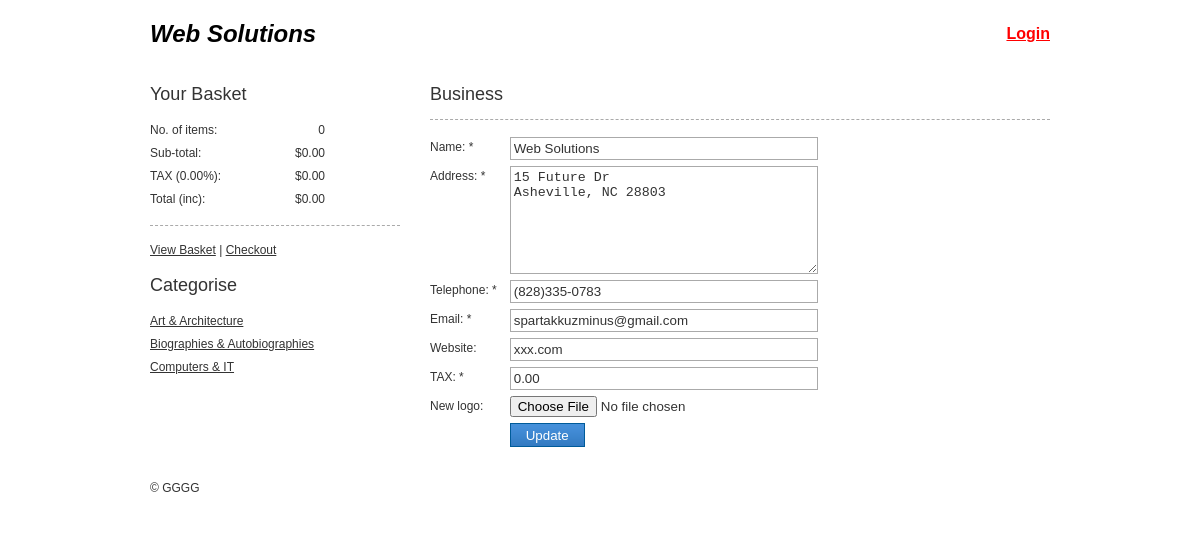
The page /admin/pages/business/edit.php on the database its author committed.
### tables this page shows
CREATE TABLE `business` (
  `id` int(11) NOT NULL,
  `name` varchar(150) NOT NULL,
  `address` text NOT NULL,
  `telephone` varchar(100) NOT NULL,
  `email` varchar(200) NOT NULL,
  `website` varchar(200) NOT NULL,
  `vat_rate` decimal(5,2) NOT NULL,
  `logocompany` varchar(50) NOT NULL
);

CREATE TABLE `categories` (
  `id` int(11) NOT NULL,
  `parent` int(11) NOT NULL DEFAULT '0',
  `name` varchar(150) NOT NULL,
  `parentPath` varchar(255) NOT NULL DEFAULT '0',
  `imageCategorie` varchar(50) DEFAULT NULL
);

### classes/Dbase.php (called while the page is built, shortened)
<?php
class Dbase{
		private static $_instance = null;
		private $_host = "localhost",
				$_user = "Qecommerce",
				$_password = "5sPy3*p",
				$_name = "qecommerce",
				$_results = null,
				$_count = null,
				$_query = null,
				$_conndb = false;
			private function __construct(){
			    try{
					$this->_conndb = new PDO('mysql:host='.$this->_host.';dbname='.$this->_name,$this->_user,$this->_password);
				}catch(PDOException $e){
					$message  = "<h1 style=\"font-size:350%;color:red;text-align:center;padding-top:5%;\">The database of website temporarily is not available...</h1>";
					die($message);
				}
			}
			public static function getInstance(){
				if(!isset(self::$_instance)){
					self::$_instance = new Dbase();
				}
				return self::$_instance;
			}
			public function query($sql,$params = array()){
				$this->_error = false;
				if($this->_query = $this->_conndb->prepare($sql)){
					if($this->_query->execute()){
						$this->_results = $this->_query->fetchAll(PDO::FETCH_OBJ);
						$this->_count = $this->_query->rowCount();
					}else{
						print_r($this->_query->errorInfo());
						$message  = "<h1 style=\"font-size:350%;color:red;text-align:center;padding-top:5%;\">Website temporarily not available.</h1>";
						die($message);
					}
				}
				return $this;
			}
			public function results(){
				if($this->count_() != 0)
					return $this->_results;
				else
					return null;
			}
			public function first(){
			if($this->count_() != 0){
					return $this->results()[0];
			}else{
					return null;
			}}
			public function count_(){
				return $this->_count;
			}
}
?>

### classes/Application.php (called while the page is built, shortened)
<?php
class Application{
	public function __construct(){
		$this->db = Dbase::getInstance();
	}
}
?>

### classes/Business.php (called while the page is built, shortened)
<?php
final class Business extends Application{
	private $_table = 'business';
	public function getBusiness(){
		$sql ="SELECT* FROM `{$this->_table}` WHERE `id` = 1";
			if(!$this->db->query($sql)->_error){
				return  $this->db->first();
			}else{
				die("Something wrong!");
			}
	}
	public function getVatRate(){
		$business = $this->getBusiness();
		return $business->vat_rate;
	}
}
?>

### classes/Login.php (called while the page is built, shortened)
<?php
class Login{
	public static function isLogged($case = null){
		return false;
	}
}
?>

### classes/Basket.php (called while the page is built, shortened)
<?php
class Basket{
	public $_inst_catalogue,
		   $_empty_basket,
		   $_vat_rate,
		   $_number_of_items,
		   $_sub_total,
		   $_vat,
		   $_total;
	public function __construct(){
			$this->_empty_basket = empty($_SESSION['basket'])? true: false;
			$objBusiness = new Business();
			$this->_vat_rate = $objBusiness->getVatRate();
	}
	public function noItems(){
		$val = 0;
		$this->_number_of_items = $val;
	}
	public function subtotal(){
		$val = 0;
		$this->_sub_total = round($val,2);
	}
	public function vat(){
		$val = 0;
		$this->_vat = round($val,2);
	}
	public function total(){
		$this->_total = round(($this->_sub_total + $this->_vat), 2);
	}
}
?>

### classes/Catalogue.php (called while the page is built, shortened)
<?php
final class Catalogue extends Application{
	private $_table = 'categories',
			$_table_2 = 'products',
			$_category = array('categories' => array(),'parent_cats' => array());
	public function getCategories(){
		$sql ="SELECT* FROM `{$this->_table}` ORDER BY `name` ASC";
			if(!$this->db->query($sql)->_error){
				return  $this->db->results();
			}else{
				die("Something wrong!");
			}
	}
}
?>

### classes/Url.php (called while the page is built, shortened)
<?php
class Url{
	public static function getParam($par){
		return isset($_GET[$par]) && $_GET[$par] != ""?
				$_GET[$par]:null;
	}
}
?>

### classes/Helper.php (called while the page is built, shortened)
<?php
class Helper {
	public static function getActive($page = null) {
		if(!empty($page)) {
			if(is_array($page)) {
				$error = array();
				foreach($page as $key => $value) {
					if(Url::getParam($key) != $value) {
						array_push($error, $key);
					}
				}
				return empty($error) ? " class=\"act\" " : null;
			}
		}
		return $page == Url::cPage() ? " class=\"act\"" : null;
	}
	public static function encodeHTML($string, $case = 2) {
		switch($case) {
			case 2:
			$pattern = '<([a-zA-Z0-9\.\, "\'_\/\-\+~=;:\(\)?&#%![\]@]+)>';
			$textMatches = preg_split('/' . $pattern . '/', $string);
			$textSanitised = array();
			foreach($textMatches as $key => $value) {
				$textSanitised[$key] = htmlentities(html_entity_decode($value, ENT_QUOTES, 'UTF-8'), ENT_QUOTES, 'UTF-8');
			}
			foreach($textMatches as $key => $value) {
				$string = str_replace($value, $textSanitised[$key], $string);
			}
			return $string;
			break;
		}
	}
}

### classes/Form.php (called while the page is built, shortened)
<?php
 class Form{
	 public function isPost($field = null) {
		if (!empty($field)) {
			return false;
		} else {
			if (!empty($_POST)) {
				return true;
			}
			return false;
		}
	}
	 public function stickyText($field, $value = null){
		if($this->isPost($field)){
			return stripslashes($this->getPost($field));
		}else{
				return !empty($value)?$value:null;
		}
	 }
 }
?>

### admin/pages/business/edit.php (the view, shortened to what this page needs)
<?php
$objBusiness = new Business();
$business = $objBusiness->getBusiness();
if (!empty($business)) {
	$objForm = new Form();
	require_once('template/_header.php');
?>
	<h1>Business</h1>
	<form action="" method="post" enctype="multipart/form-data">
		<table cellpadding="0" cellspacing="0" border="0" class="tbl_insert">
			<tr>
				<th><label for="name">Name: *</label></th>
				<td>
					<input type="text" name="name"
						id="name" class="fld"
						value="<?php echo $objForm->stickyText('name', $business->name); ?>" />
				</td>
			</tr>
			<tr>
				<th><label for="address">Address: *</label></th>
				<td>
					<textarea name="address" id="address" class="tar"
						cols="" rows=""><?php echo $objForm->stickyText('address', $business->address); ?></textarea>
				</td>
			</tr>
			<tr>
				<th><label for="telephone">Telephone: *</label></th>
				<td>
					<input type="text" name="telephone"
						id="telephone" class="fld"
						value="<?php echo $objForm->stickyText('telephone', $business->telephone); ?>" />
				</td>
			</tr>
			<tr>
				<th><label for="email">Email: *</label></th>
				<td>
					<input type="text" name="email"
						id="email" class="fld"
						value="<?php echo $objForm->stickyText('email', $business->email); ?>" />
				</td>
			</tr>
			<tr>
				<th><label for="website">Website:</label></th>
				<td>
					<input type="text" name="website"
						id="website" class="fld"
						value="<?php echo $objForm->stickyText('website', $business->website); ?>" />
				</td>
			</tr>
			<tr>
				<th><label for="vat_rate">TAX: *</label></th>
				<td>
					<input type="text" name="vat_rate"
						id="vat_rate" class="fld"
						value="<?php echo $objForm->stickyText('vat_rate', $business->vat_rate); ?>" />
				</td>
			</tr>
			<tr>
					<th><label for="image">New logo:</label></th>
					<td>
						<input type="file" name="logocompany" id="image" size="30" />
					</td>
			</tr>
			<tr>
				<th>&nbsp;</th>
				<td>
					<label for="btn" class="sbm sbm_blue fl_l">
					<input type="submit"
						id="btn" class="btn" value="Update" />
					</label>
				</td>
			</tr>
		</table>
	</form>
<?php require_once('template/_footer.php'); } ?>

### template/_header.php (shortened to what this page needs)
<?php
$objCataogue = new Catalogue();
$cats = $objCataogue->getCategories();
$objBusiness = new Business();
$business = $objBusiness->getBusiness();
?>
<!DOCTYPE html PUBLIC "-//W3C//DTD XHTML 1.0 Transitional//EN"
"httpo://www.w3.org/TR/xhtml1/DTD/xhtml1-transitional.dtd">
<html xmlns="http://www.w3.org/1999/xhtml">
<head>
<link href="css\core.css" rel="stylesheet" type="text/css" />
<link href="css\slideShow.css" rel="stylesheet" type="text/css" />
</head>
<body>
<div id="header">
	<div id="header_in">
		<h5><a href="."><?php echo $business->name; ?></a></h5>
		<?php
			if(Login::isLogged(Login::$_login_front)){
					echo '<div id="logged_as">Logged in as: <strong>';
					echo Login::getFullNameFront(Session::getSession(Login::$_login_front));
					echo '<strong> | <a href="?page=orders">My orders</a>';
					echo ' | <a href="?page=logout">Logout</a></div>';
			}else{
					echo '<div id="logged_as"><a href="?page=login">Login</a></div>';
			}
		?>
	</div>
</div>
<div id="outer">
	<div id="wrapper">
		<div id="left">
		<?php require_once('basket_left.php'); ?>
		<?php if($cats != null){?>
			<h2>Categorise</h2>
			<ul id="navigation">
			<?php
				foreach($cats as $cat){
					echo "<li><a href=\"?page=catalogue&amp;category=". $cat->id ."\"";
					echo Helper::getActive(array('category'=>$cat->id));
					echo ">";
					echo Helper::encodeHtml($cat->name);
					echo "</a></li>";
				}
			?>
			</ul>
		<?php } ?>
		</div>
		<div id="right">

### mod/basket_left.php
<?php $objBasket = new Basket();?>
<h2>Your Basket</h2>
<dl id="basket_left">
	<dt>No. of items:</dt>
	<dd class="bl_ti"><span><?php echo $objBasket->_number_of_items; ?></span></dd>
	<dt>Sub-total:</dt>
	<dd class="bl_st">&dollar;<span><?php echo number_format($objBasket->_sub_total, 2); ?></span></dd>
	<dt>TAX (<span><?php echo $objBasket->_vat_rate; ?></span>%):</dt>
	<dd class="bl_vat">&dollar;<span><?php echo number_format($objBasket->_vat, 2); ?></span></dd>
	<dt>Total (inc):</dt>
	<dd class="bl_total">&dollar;<span><?php echo number_format($objBasket->_total, 2); ?></span></dd>
</dl>
<div class="dev br_td upBorder">&#160;</div>
<p><a href="?page=basket">View Basket</a> <span>|</span> <a href="?page=checkout">Checkout</a></p>

### template/_footer.php (shortened to what this page needs)
			</div>
	</div>
<div id="footer">
	<div id="footer_in">
		&copy; <a href="">GGGG</a>
	</div>
</div>
</div>
</body>
</html>

### admin/css/core.css (style rules this page uses)
* { border:none;outline:none;font-weight:100;color:#333;margin:0;padding:0 }
body { text-align:center;font-family:Arial, Verdana, Sans-serif;font-size:12px;line-height:21px }
h1,h2,h3,h4,h5,p { padding-bottom:14px }
h1 { border-bottom:dashed 1px #aaa;margin-bottom:14px }
h1,h2 { font-size:18px }
#header { height:70px }
#header,#outer,#footer,.cl,.dev,#basket_left,.tbl_repeat { width:100%;clear:both }
#header_in { position:relative }
#outer { background:#fff }
#wrapper,#header_in,#footer_in { width:900px;text-align:left;margin:0 auto }
#header_in h5,#header_in h5 a { text-decoration:none;color:#000;font-size:24px;font-weight:700; }
#header_in h5 { position:absolute;top:23px;left:0;font-style:italic; }
#logged_as { position:absolute;top:23px;right:0; }
#logged_as a { color:#f00;font-weight:700;font-size:16px; }
#wrapper,#footer { padding:14px 0 }
#left { width:250px }
#right { padding-left:30px;width:620px }
#navigation,#basket_left { list-style:none;margin-bottom:14px }
#navigation,#navigation li,#navigation li a { float:left;width:250px }
.cl,.dev { height:0;font-size:0;line-height:0 }
.dev { height:14px }
.br_td { border-top:dashed 1px #aaa }
#basket_left dt { clear:left;width:40% }
#basket_left dd { text-align:right;width:30% }
th,td { text-align:left;vertical-align:top }
.tbl_insert th { padding:3px 10px 3px 0 }
.fld,.fld_qty,.fld_price,.sel,.tar,.tar_fixed { border:solid 1px #aaa }
.fld { width:300px }
.tar { width:300px;height:100px }
.sbm,.btn { height:22px;text-align:center;cursor:pointer;display:block }
.sbm_blue { background:url(../images/sprite.png) repeat-x 0 0;border:solid 1px #005b9a }
.btn { color:#fff;text-decoration:none;background:transparent;border:none;padding:0 15px }
a:hover,#footer_in a,.add_to_basket:hover { text-decoration:none }
#header,#outer,#left,#right,#footer,.cl,.dev,#basket_left,#basket_left dd,#basket_left dt,.catalogue_wrapper,.catalogue_wrapper_left,.catalogue_wrapper_right,.lft,.rgt,.fl_l { float:left }
#navigation li a,#basket_left dt,#basket_left dd { padding:1px 0 }
.catalogue_wrapper img,.tbl_repeat,.tbl_insert { margin-bottom:14px }
.tbl_insert td,.fld,.fld_price,.sel,.tar,.tar_fixed { padding:3px }

### rows shown on the page
business: name "Web Solutions", vat_rate "0.00", address "15 Future Dr Asheville, NC 28803", telephone "(828)335-0783", email "spartakkuzminus@gmail.com", website "xxx.com"
categories: name "Art & Architecture"
categories: name "Biographies & Autobiographies"
categories: name "Computers & IT"

### other values the page prints
$objBasket->_number_of_items "0"
$objBasket->_sub_total "0.00"
$objBasket->_vat "0.00"
$objBasket->_total "0.00"
